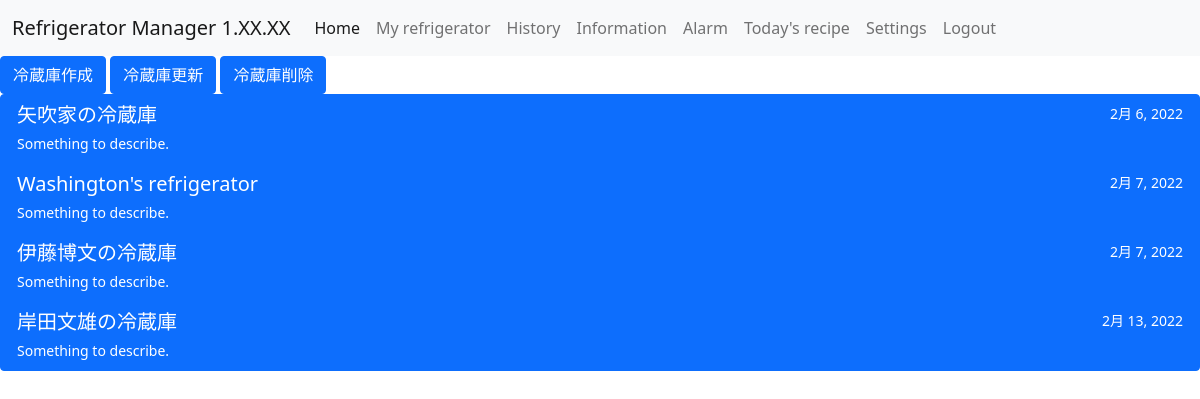
/ref/ (signed in), run on an earlier commit of the app's database.
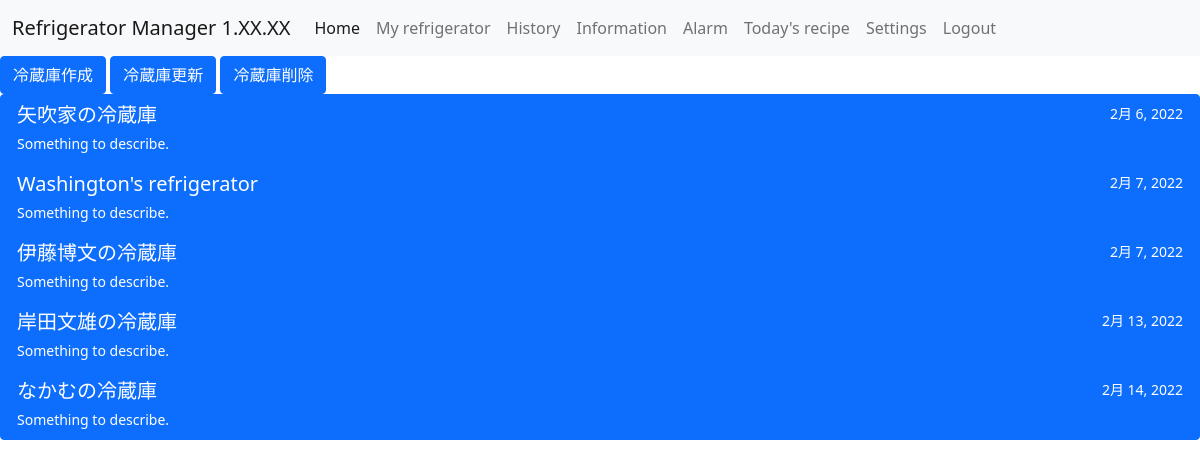
And on a later commit of the database.
### ref_app/models.py (models this page shows, shortened)
class RefrigeratorModel(models.Model):
    name = models.CharField(max_length=100, unique=True, null=True)
    date = models.DateField(auto_now_add=True)
    user = models.ManyToManyField(User)

### ref_app/views.py (the view)
# urls.py: path('', RefrigeratorList.as_view(), name = 'ref'),
class RefrigeratorList(ListView):
    template_name = 'refrigerator.html'
    model = RefrigeratorModel
    def get_queryset(self):
        current_user = self.request.user
        if current_user.is_superuser:
            return RefrigeratorModel.objects.all()
        else:
            return RefrigeratorModel.objects.filter(id=current_user.id)

### templates/refrigerator.html
{% extends 'base.html' %}
{% block content %}
<a href="{% url 'create_ref' %}" class="btn btn-primary">冷蔵庫作成</a>
<a href="{% url 'update_ref' %}" class="btn btn-primary">冷蔵庫更新</a>
<a href="{% url 'delete_ref' %}" class="btn btn-primary">冷蔵庫削除</a>
<div class="list-group">
    {% for refrigerator in object_list %}
    <a href="{% url 'cpmt' %}" class="list-group-item list-group-item-action active" aria-current="true">
      <div class="d-flex w-100 justify-content-between">
        <h5 class="mb-1">{{ refrigerator.name }}</h5>
        <small>{{ refrigerator.date }}</small>
      </div>
      <small>Something to describe.</small>
    </a>
    {% endfor %}
</div>
{% endblock content %}

What changed in the data, as far as the page shows it:
added RefrigeratorModel: name "なかむの冷蔵庫", date "2月 14, 2022"
